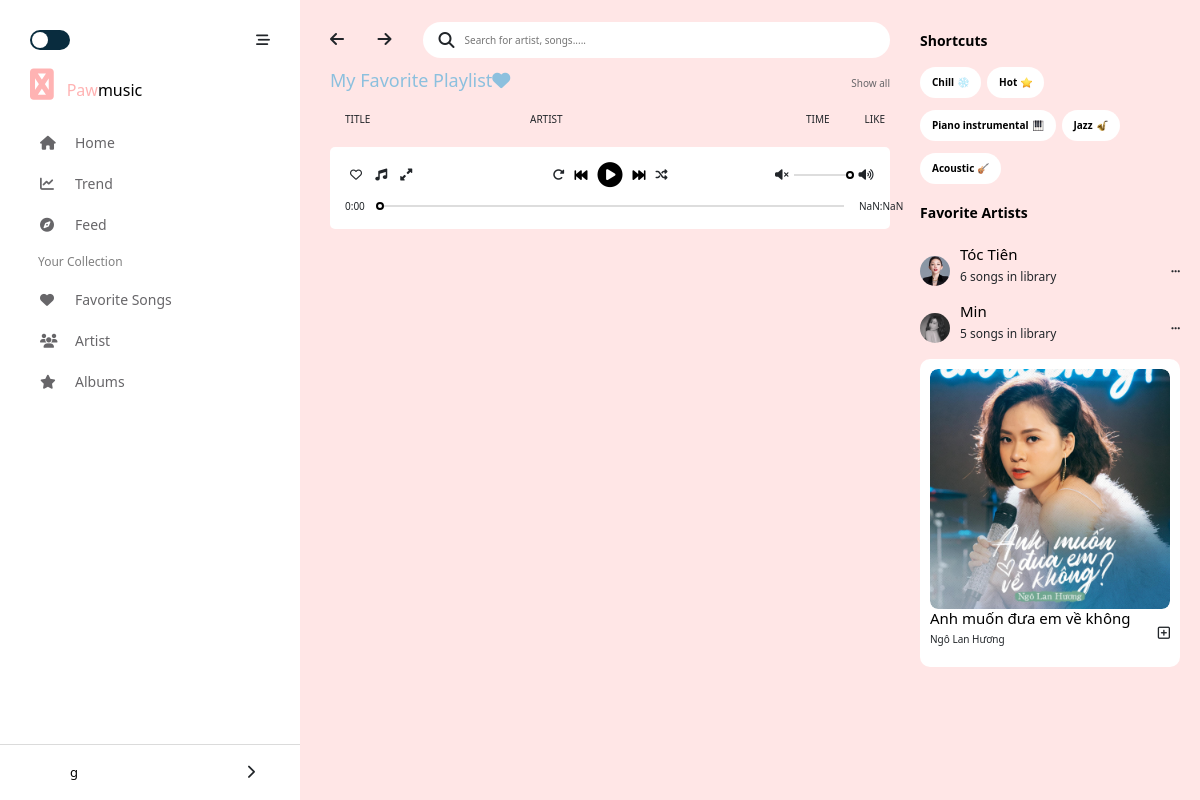
The app's page /favoritesong/ (signed in), older data.
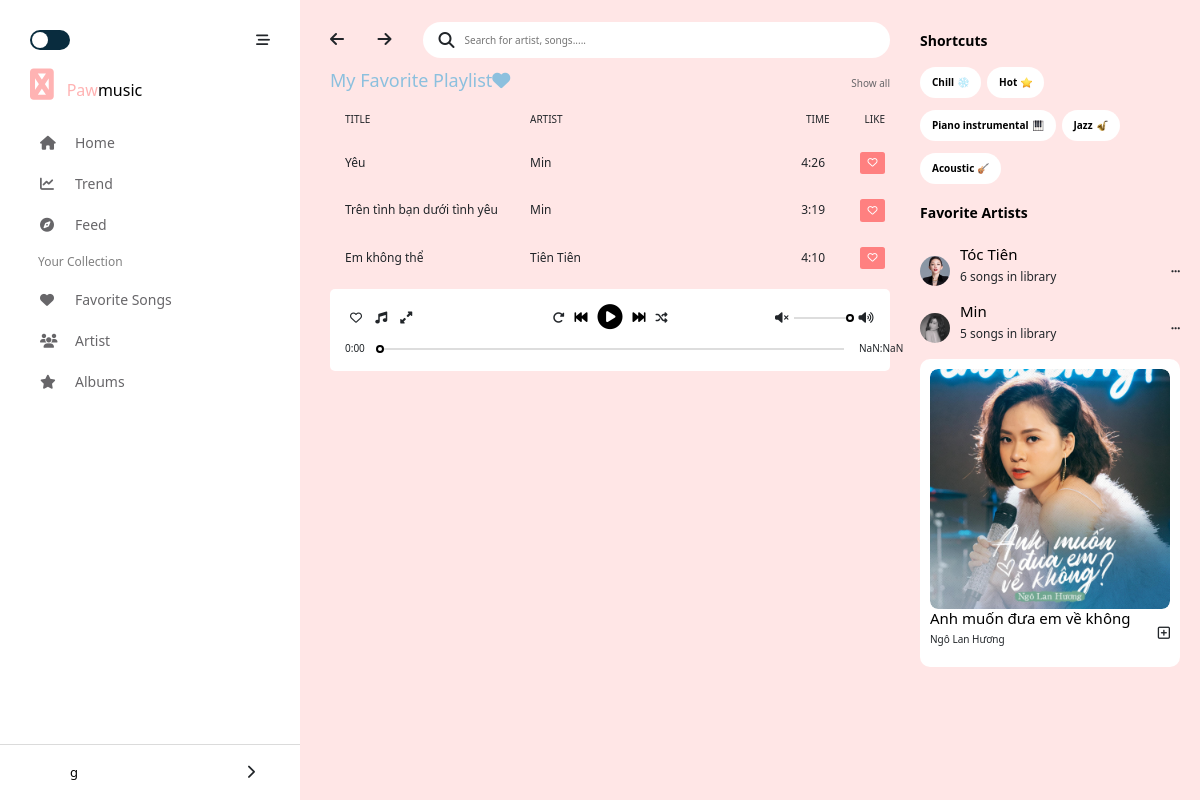
The same page, newer data.
### favoritesongs/models.py (models this page shows)
class FavoriteSong(models.Model):
    song = models.ForeignKey(
        Song,
        on_delete=models.CASCADE,
        blank=False,
        null=True)#1-n
    user = models.ForeignKey(
        User,
        on_delete=models.CASCADE,
        blank=False,
        null=True)#1-n

### songs/models.py (models this page shows)
class Song(models.Model):
    name = models.TextField(max_length=256)
    time = models.TextField(max_length=50)
    linkSave = models.TextField()
    target = models.BooleanField(default=0)
    artist = models.ForeignKey(
        Artist,
        on_delete=models.CASCADE,
        blank=False,
        null=True)#1-n

### artists/models.py (models this page shows)
class Artist(models.Model):
    name = models.TextField(max_length=256)
    linkImage = models.TextField()

### favoritesongs/views.py (the view)
# urls.py: path('', views.favoriteSong,name='allsongs'),
def favoriteSong(request):
    firstname = request.session["firstname"]
    user = User.objects.get(id = request.session['id'])
    songs = FavoriteSong.objects.filter(user = user)
    return render(request, 'authentication/favoriteSong.html',{"songs": songs, "firstname": firstname})

### templates/authentication/favoriteSong.html (shortened to what the changed rows need)
<!DOCTYPE html>
<html lang="en">
  <head>
    <link
      href="https://cdn.jsdelivr.net/npm/bootstrap@5.1.3/dist/css/bootstrap.min.css"
      rel="stylesheet"
    />
    <link rel="stylesheet" href="https://cdnjs.cloudflare.com/ajax/libs/font-awesome/5.15.1/css/all.min.css">
    <link rel="stylesheet" href="https://cdnjs.cloudflare.com/ajax/libs/font-awesome/6.1.1/css/all.min.css" />
    {% load static %}
    <link rel="stylesheet"  href="{%  static  'css/style.css'  %}" type="text/css">
    {% load static %}
    <link rel="stylesheet"  href="{%  static  'css/responsive.css'  %}" type="text/css">
    <link
      rel="stylesheet"
      href="https://unpkg.com/swiper/swiper-bundle.min.css"
    />
  </head>
  <body onload="LoadFS()">
    <div class="">
      <div id="main" style="width: 100%; height:100%">
        <div id="container" >
            <div id="main-content" >
                <div class="my-playlistFS">
                    <div class="playlist-list" >
                        {% for song in songs %}
                            <div class="playlist playlist--hover" id="playlist{{ song.song.id }}" ondblclick="SelectSong({{ song.song.id}})">
                                <p class="playlist__title">{{song.song.name}}</p>
                                <p class="playlist__artist">{{song.song.artist.name}}</p>
                                <p class="playlist__time">{{song.song.time}}</p>
                                <a class="btn btn-dark favoritesongColor" id="{{song.song.id}}" style="background-color: rgb(255, 128, 128) !important; border: 0px;" onclick="FS({{song.song.id}})"><i class="far fa-heart fs"></i></a>
                            </div>
                        {% endfor %}
                    </div>
                </div>
                        {% load static %}
            </div>
                          {% load static %}
                          {% load static %}
                          {% load static %}
                          {% load static %}
                          {% load static %}
                          {% load static %}
                          {% load static %}
                          {% load static %}
      </div>
  </div>
    </div>
  </body>
</html>

Row changes from the older to the newer data that the page shows:
added FavoriteSong: song.name "Yêu", song.artist.name "Min", song.time "4:26"
added FavoriteSong: song.name "Trên tình bạn dưới tình yêu", song.artist.name "Min", song.time "3:19"
added FavoriteSong: song.name "Em không thể", song.artist.name "Tiên Tiên", song.time "4:10"
